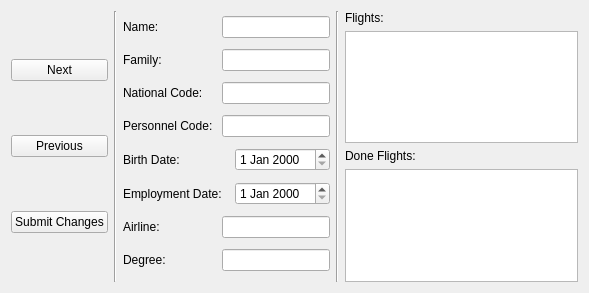
<?xml version="1.0" encoding="UTF-8"?>
<ui version="4.0">
 <class>PilotsPage</class>
 <widget class="QWidget" name="PilotsPage">
  <property name="geometry">
   <rect>
    <x>0</x>
    <y>0</y>
    <width>589</width>
    <height>293</height>
   </rect>
  </property>
  <property name="windowTitle">
   <string>Form</string>
  </property>
  <layout class="QHBoxLayout" name="horizontalLayout">
   <item>
    <layout class="QVBoxLayout" name="verticalLayout">
     <item>
      <widget class="QPushButton" name="btnNextPilot">
       <property name="text">
        <string>Next</string>
       </property>
      </widget>
     </item>
     <item>
      <widget class="QPushButton" name="btnPrePilot">
       <property name="text">
        <string>Previous</string>
       </property>
      </widget>
     </item>
     <item>
      <widget class="QPushButton" name="btnSubmit">
       <property name="text">
        <string>Submit Changes</string>
       </property>
      </widget>
     </item>
    </layout>
   </item>
   <item>
    <widget class="Line" name="line">
     <property name="orientation">
      <enum>Qt::Vertical</enum>
     </property>
    </widget>
   </item>
   <item>
    <layout class="QVBoxLayout" name="verticalLayout_3">
     <item>
      <layout class="QHBoxLayout" name="horizontalLayout_7">
       <item>
        <widget class="QLabel" name="label_5">
         <property name="text">
          <string>Name: </string>
         </property>
        </widget>
       </item>
       <item>
        <widget class="QLineEdit" name="txtNamePilot">
         <property name="sizePolicy">
          <sizepolicy hsizetype="Fixed" vsizetype="Fixed">
           <horstretch>0</horstretch>
           <verstretch>0</verstretch>
          </sizepolicy>
         </property>
        </widget>
       </item>
      </layout>
     </item>
     <item>
      <layout class="QHBoxLayout" name="horizontalLayout_10">
       <item>
        <widget class="QLabel" name="label_6">
         <property name="text">
          <string>Family: </string>
         </property>
        </widget>
       </item>
       <item>
        <widget class="QLineEdit" name="txtFamilyPilot">
         <property name="sizePolicy">
          <sizepolicy hsizetype="Fixed" vsizetype="Fixed">
           <horstretch>0</horstretch>
           <verstretch>0</verstretch>
          </sizepolicy>
         </property>
        </widget>
       </item>
      </layout>
     </item>
     <item>
      <layout class="QHBoxLayout" name="horizontalLayout_9">
       <item>
        <widget class="QLabel" name="label_7">
         <property name="text">
          <string>National Code: </string>
         </property>
        </widget>
       </item>
       <item>
        <widget class="QLineEdit" name="txtNationalCodePilot">
         <property name="sizePolicy">
          <sizepolicy hsizetype="Fixed" vsizetype="Fixed">
           <horstretch>0</horstretch>
           <verstretch>0</verstretch>
          </sizepolicy>
         </property>
        </widget>
       </item>
      </layout>
     </item>
     <item>
      <layout class="QHBoxLayout" name="horizontalLayout_12">
       <item>
        <widget class="QLabel" name="label_8">
         <property name="text">
          <string>Personnel Code: </string>
         </property>
        </widget>
       </item>
       <item>
        <widget class="QLineEdit" name="txtPersonnelCodePilot">
         <property name="sizePolicy">
          <sizepolicy hsizetype="Fixed" vsizetype="Fixed">
           <horstretch>0</horstretch>
           <verstretch>0</verstretch>
          </sizepolicy>
         </property>
        </widget>
       </item>
      </layout>
     </item>
     <item>
      <layout class="QHBoxLayout" name="horizontalLayout_8">
       <item>
        <widget class="QLabel" name="label_9">
         <property name="text">
          <string>Birth Date:</string>
         </property>
        </widget>
       </item>
       <item>
        <widget class="QDateEdit" name="dtBirthDatePliot">
         <property name="sizePolicy">
          <sizepolicy hsizetype="Fixed" vsizetype="Fixed">
           <horstretch>0</horstretch>
           <verstretch>0</verstretch>
          </sizepolicy>
         </property>
        </widget>
       </item>
      </layout>
     </item>
     <item>
      <layout class="QHBoxLayout" name="horizontalLayout_11">
       <item>
        <widget class="QLabel" name="label_10">
         <property name="text">
          <string>Employment Date: </string>
         </property>
        </widget>
       </item>
       <item>
        <widget class="QDateEdit" name="dtEmploymentDatePilot">
         <property name="sizePolicy">
          <sizepolicy hsizetype="Fixed" vsizetype="Fixed">
           <horstretch>0</horstretch>
           <verstretch>0</verstretch>
          </sizepolicy>
         </property>
        </widget>
       </item>
      </layout>
     </item>
     <item>
      <layout class="QHBoxLayout" name="horizontalLayout_14">
       <item>
        <widget class="QLabel" name="lblAirline_2">
         <property name="text">
          <string>Airline:</string>
         </property>
        </widget>
       </item>
       <item>
        <widget class="QLineEdit" name="txtAirlinePilot">
         <property name="sizePolicy">
          <sizepolicy hsizetype="Fixed" vsizetype="Fixed">
           <horstretch>0</horstretch>
           <verstretch>0</verstretch>
          </sizepolicy>
         </property>
        </widget>
       </item>
      </layout>
     </item>
     <item>
      <layout class="QHBoxLayout" name="horizontalLayout_13">
       <item>
        <widget class="QLabel" name="label_11">
         <property name="text">
          <string>Degree: </string>
         </property>
        </widget>
       </item>
       <item>
        <widget class="QLineEdit" name="txtDegreePilot">
         <property name="sizePolicy">
          <sizepolicy hsizetype="Fixed" vsizetype="Fixed">
           <horstretch>0</horstretch>
           <verstretch>0</verstretch>
          </sizepolicy>
         </property>
        </widget>
       </item>
      </layout>
     </item>
    </layout>
   </item>
   <item>
    <widget class="Line" name="line_2">
     <property name="orientation">
      <enum>Qt::Vertical</enum>
     </property>
    </widget>
   </item>
   <item>
    <layout class="QVBoxLayout" name="verticalLayout_5">
     <item>
      <layout class="QVBoxLayout" name="verticalLayout_2">
       <item>
        <widget class="QLabel" name="label">
         <property name="text">
          <string>Flights:</string>
         </property>
        </widget>
       </item>
       <item>
        <widget class="QPlainTextEdit" name="plainFlights"/>
       </item>
      </layout>
     </item>
     <item>
      <layout class="QVBoxLayout" name="verticalLayout_4">
       <item>
        <widget class="QLabel" name="label_2">
         <property name="text">
          <string>Done Flights:</string>
         </property>
        </widget>
       </item>
       <item>
        <widget class="QPlainTextEdit" name="plainDoneFlights"/>
       </item>
      </layout>
     </item>
    </layout>
   </item>
  </layout>
 </widget>
 <resources/>
 <connections/>
</ui>
